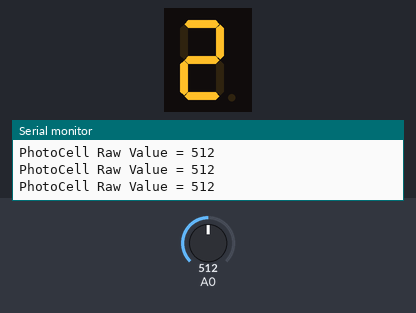
Simulated run of this sketch. Board: Arduino Uno, built with avr-gcc and run on an emulated ATmega328P. Parts: 1-digit seven-segment display, the last lines printed to the serial monitor. Wiring (inferred from the names in the program): 1-digit 7-segment display, segments lit when LOW: segments pin 2, pin 3, pin 4, pin 5, pin 6, pin 7, pin 8. The inputs (shaded band) are chosen by the test bench; at power-on: A0 = 512. The segment pins are drawn as the display they are named for.

Above: at 1.3 s.
1.4 s: A0 set to 490
At 2.4 s:
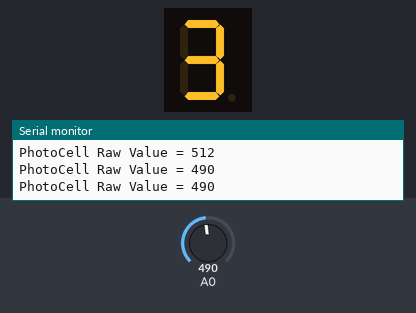
3.0 s: A0 set to 510
At 6.8 s:
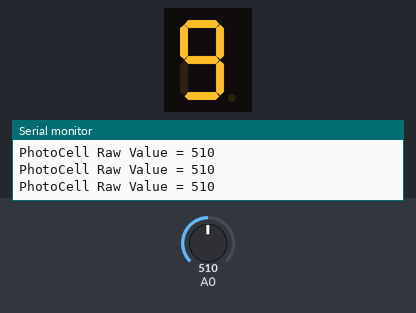
Timing chart, 0 to 8.3 s (numbered marks = the images above; inputs shaded):
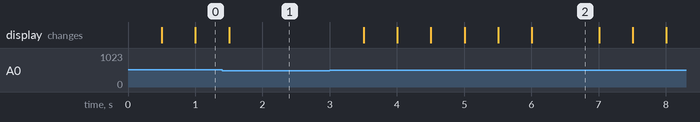

Measured:
- after the input at 3.0 s, the display: first changes after 0.50 s (image 2 shows a later state)
- what the display in image 2 shows lasts 1.0 s, from 6.0 s to 7.0 s

The sketch:

Lab03_Part02.ino
```cpp
#define a 2
#define b 3
#define c 4
#define d 5
#define e 6
#define f 7
#define g 8
#define led 3
int COUNT = 0;
void setup() {
  for(int i = 2; i < 9; i++){
    pinMode(i,OUTPUT);
  }
  pinMode(led, OUTPUT);
  Serial.begin(9600);
}

void loop() {
  int sensor_value = analogRead(A0);
  Serial.print("PhotoCell Raw Value = ");
  Serial.println(sensor_value);
  int photosensor = 1023 - sensor_value;
  int LEDpower = map(photosensor, 0, 1023, 0, 255);
  switch(COUNT){
    case 0:
      digitalWrite(a, LOW);
      digitalWrite(b, LOW);
      digitalWrite(c, LOW);
      digitalWrite(d, LOW);
      digitalWrite(e, LOW);
      digitalWrite(f, LOW);
      digitalWrite(g, HIGH);
      break;
    case 1:
      digitalWrite(a, HIGH);
      digitalWrite(b, LOW);
      digitalWrite(c, LOW);
      digitalWrite(d, HIGH);
      digitalWrite(e, HIGH);
      digitalWrite(f, HIGH);
      digitalWrite(g, HIGH);
      break;
    case 2:
      digitalWrite(a, LOW);
      digitalWrite(b, LOW);
      digitalWrite(c, HIGH);
      digitalWrite(d, LOW);
      digitalWrite(e, LOW);
      digitalWrite(f, HIGH);
      digitalWrite(g, LOW);
      break;
    case 3:
      digitalWrite(a, LOW);
      digitalWrite(b, LOW);
      digitalWrite(c, LOW);
      digitalWrite(d, LOW);
      digitalWrite(e, HIGH);
      digitalWrite(f, HIGH);
      digitalWrite(g, LOW);
      break;
    case 4:
      digitalWrite(a, HIGH);
      digitalWrite(b, LOW);
      digitalWrite(c, LOW);
      digitalWrite(d, HIGH);
      digitalWrite(e, HIGH);
      digitalWrite(f, LOW);
      digitalWrite(g, LOW);
      break;
    case 5:
      digitalWrite(a, LOW);
      digitalWrite(b, HIGH);
      digitalWrite(c, LOW);
      digitalWrite(d, LOW);
      digitalWrite(e, HIGH);
      digitalWrite(f, LOW);
      digitalWrite(g, LOW);
      break;
    case 6:
      digitalWrite(a, LOW);
      digitalWrite(b, HIGH);
      digitalWrite(c, LOW);
      digitalWrite(d, LOW);
      digitalWrite(e, LOW);
      digitalWrite(f, LOW);
      digitalWrite(g, LOW);
      break;
    case 7:
      digitalWrite(a, LOW);
      digitalWrite(b, LOW);
      digitalWrite(c, LOW);
      digitalWrite(d, HIGH);
      digitalWrite(e, HIGH);
      digitalWrite(f, HIGH);
      digitalWrite(g, HIGH);
      break;
    case 8:
      digitalWrite(a, LOW);
      digitalWrite(b, LOW);
      digitalWrite(c, LOW);
      digitalWrite(d, LOW);
      digitalWrite(e, LOW);
      digitalWrite(f, LOW);
      digitalWrite(g, LOW);
      break;
    case 9:
      digitalWrite(a, LOW);
      digitalWrite(b, LOW);
      digitalWrite(c, LOW);
      digitalWrite(d, LOW);
      digitalWrite(e, HIGH);
      digitalWrite(f, LOW);
      digitalWrite(g, LOW);
      break;
  }
  if (COUNT < 10){
    if (sensor_value > 500){
      COUNT++;
    }
  }
  else if(COUNT >= 10){
    COUNT = 0;
  }
  delay(500);
}
```
